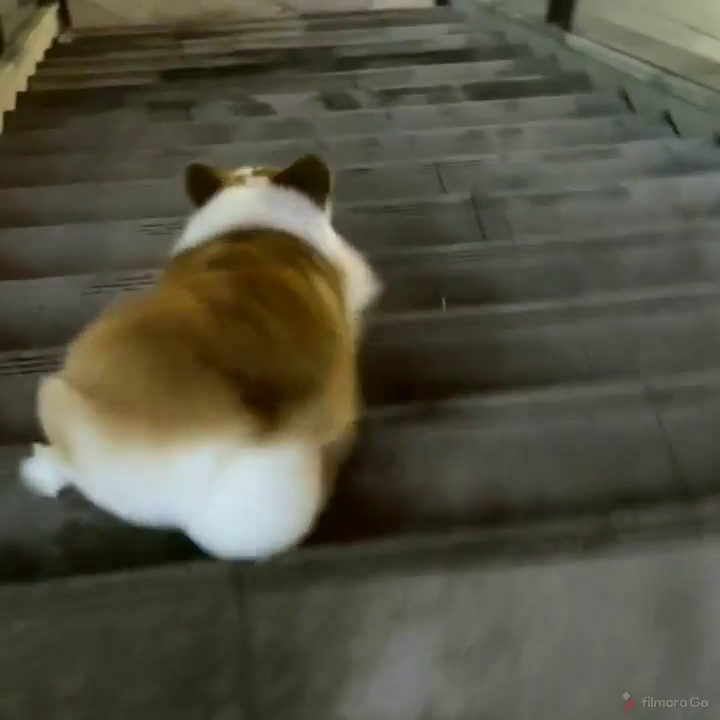
#> input picture frame 14 of video/test.mp4, 720 x 720 px
$ python placeholder.py
#> lines starting #> are read from the running program, lines starting #| are printed output that depends on the picture
# -------------------------------------------------------------------- #
# placeholder
# -------------------------------------------------------------------- #

import cv2

vidcap = cv2.VideoCapture('./video/test.mp4')

count = 0

while(vidcap.isOpened()):
    ret, image = vidcap.read()
#> image is the input picture: shape (720, 720, 3); mean B, G, R 66.1, 81.7, 83.4
    image = cv2.resize(image, (960, 540))
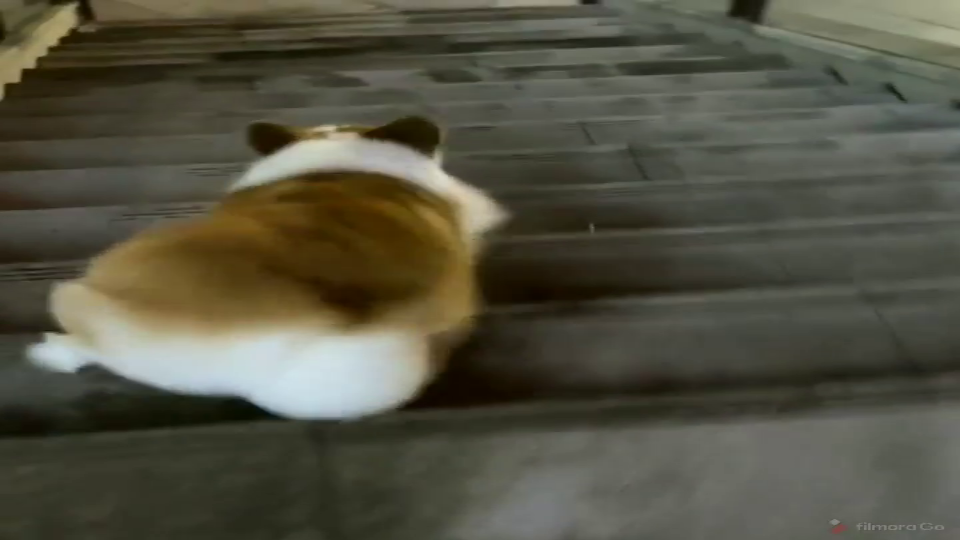
#> image: shape (540, 960, 3); mean B, G, R 66.1, 81.7, 83.4

    if (int(vidcap.get(1)) % 30 == 0):
        print('Saved frame number : ' + str(int(vidcap.get(1))))
        cv2.imwrite('./stash/frame%d.png' % count, image)
        count += 1
        vidcap.release()

$ run again, starting later in the video
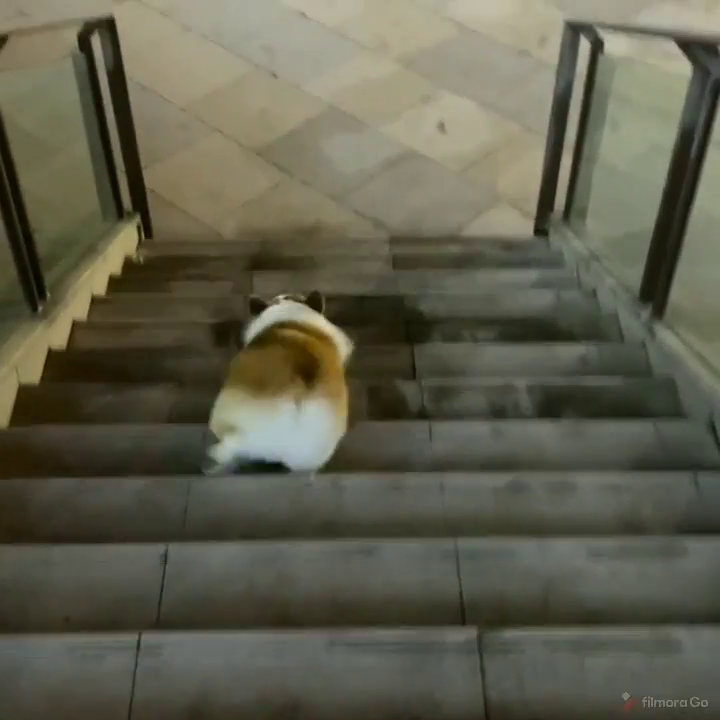
#> input picture frame 63 of video/test.mp4, 720 x 720 px
#> image is the input picture: shape (720, 720, 3); mean B, G, R 77.5, 95, 96.3
#> `image = cv2.resize(image, (960, 540))`:
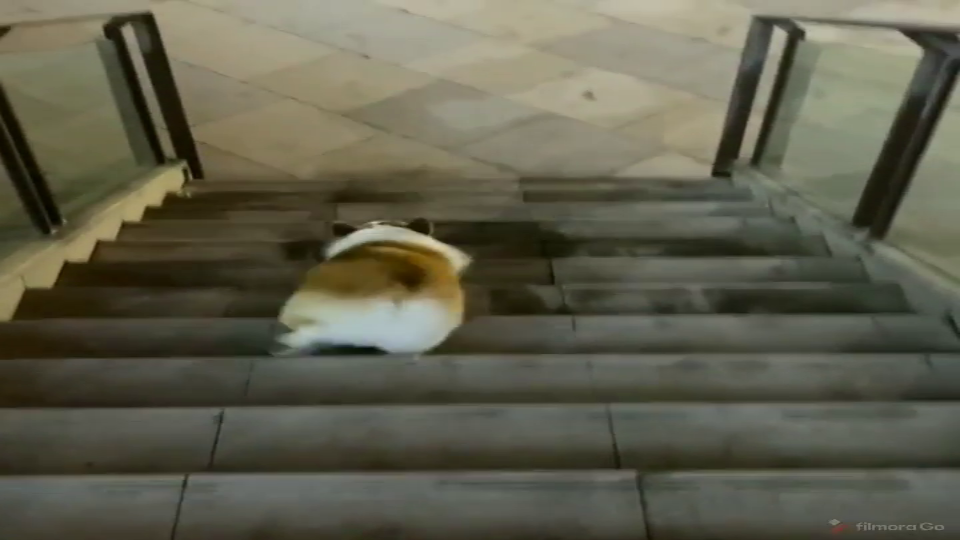
#> image: shape (540, 960, 3); mean B, G, R 77.4, 95, 96.3

$ run again, starting later in the video
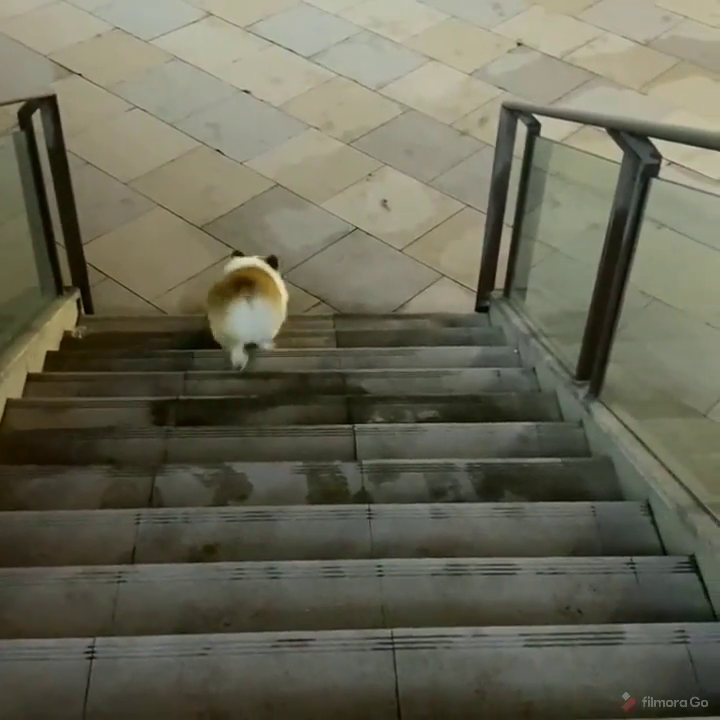
#> input picture frame 112 of video/test.mp4, 720 x 720 px
#> image is the input picture: shape (720, 720, 3); mean B, G, R 85.7, 103, 104.1
#> `image = cv2.resize(image, (960, 540))`:
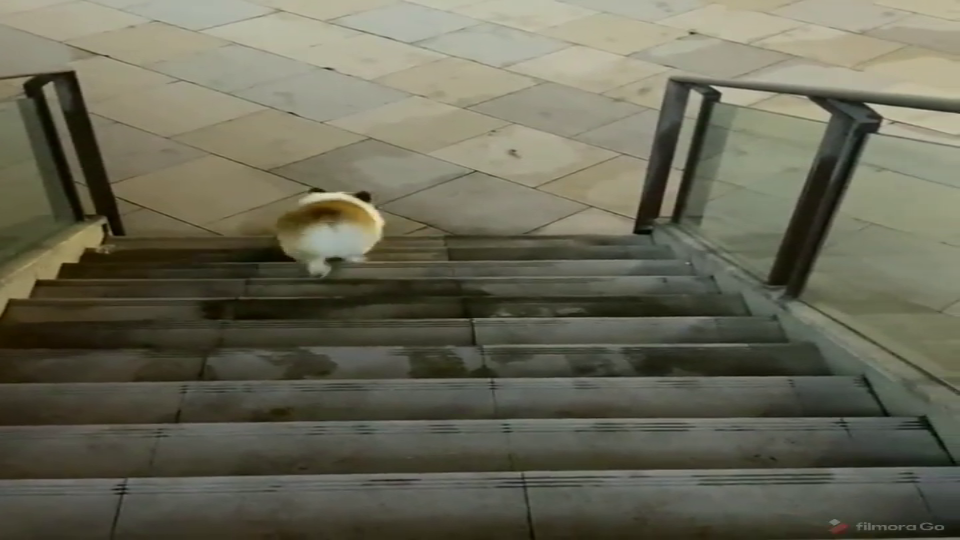
#> image: shape (540, 960, 3); mean B, G, R 85.6, 102.9, 104
